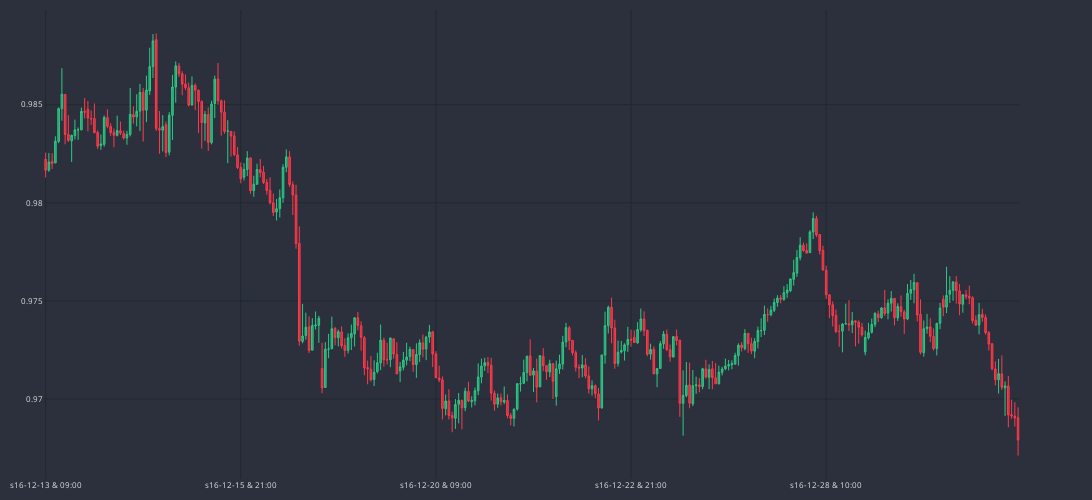

Notebook code cell kept with this figure:
### Code cell
cp.show_plot(sec_traces=[], line_traces=[])

### Figure 1 — Plotly figure (JSON) as saved in the notebook; plotly's stock layout.template omitted (floating-point values rounded to 4 significant figures; data arrays with more than 128 entries replaced by an {"elided": "..."} marker saying what was removed)
{"data": [{"close": {"elided": "300 float values"}, "decreasing": {"fillcolor": "#CC2E3C", "line": {"color": "#FF3A4C"}}, "high": {"elided": "300 float values"}, "increasing": {"fillcolor": "#24A06B", "line": {"color": "#2EC886"}}, "line": {"width": 1}, "low": {"elided": "300 float values"}, "opacity": 1, "open": {"elided": "300 float values"}, "type": "candlestick", "x": {"elided": "300 str values"}}], "layout": {"font": {"color": "#e1e1e1", "size": 8}, "height": 500, "margin": {"b": 10, "l": 10, "r": 10, "t": 10}, "paper_bgcolor": "#2c303c", "plot_bgcolor": "#2c303c", "width": 1200, "xaxis": {"anchor": "y", "domain": [0, 0.94], "gridcolor": "#1f292f", "nticks": 5, "rangeslider": {"visible": false}}, "yaxis": {"anchor": "x", "domain": [0, 1], "gridcolor": "#1f292f"}, "yaxis2": {"anchor": "x", "gridcolor": "#1f292f", "overlaying": "y", "side": "right"}}}
